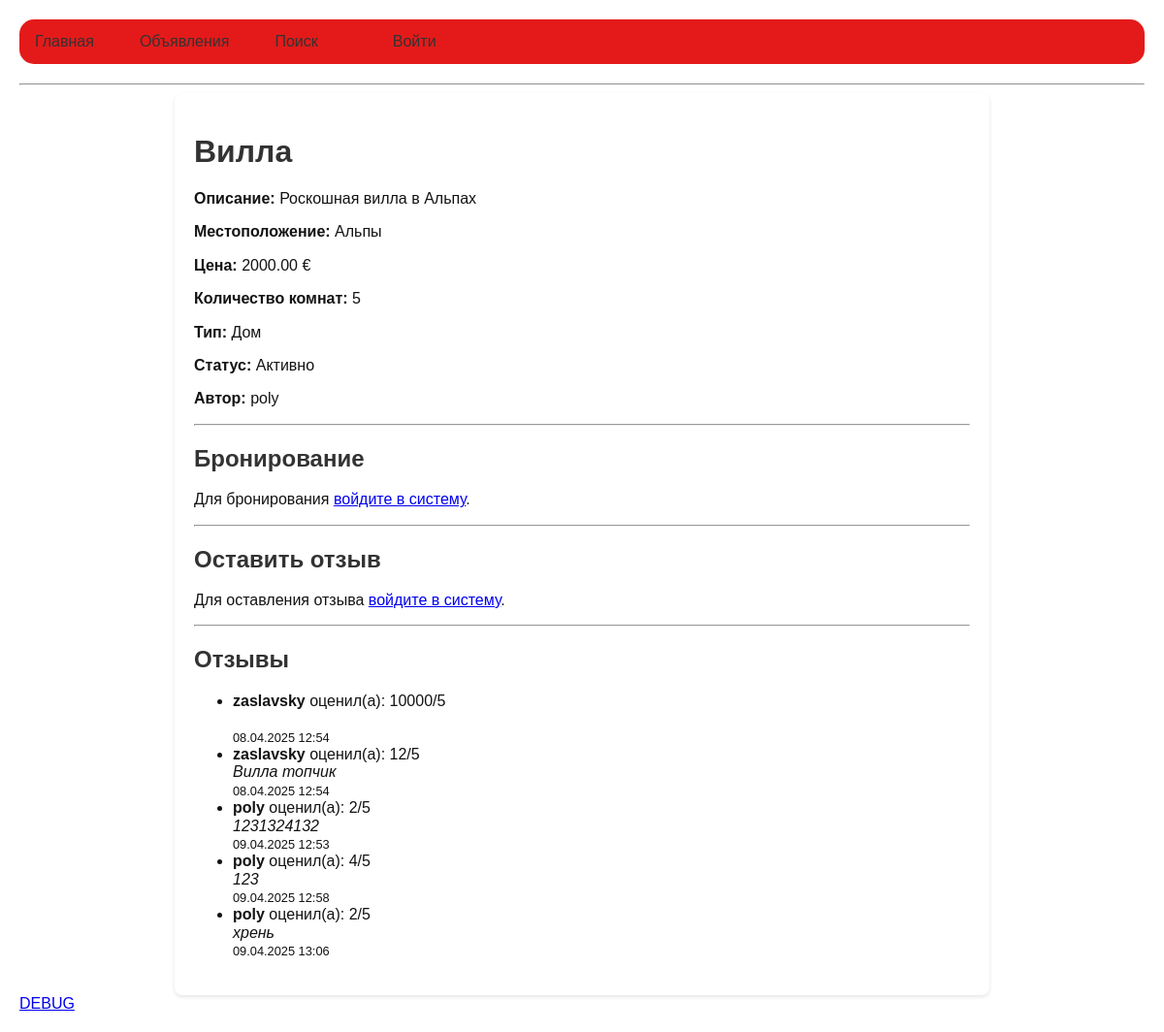
The page /listings/1/ on the database as committed earlier.
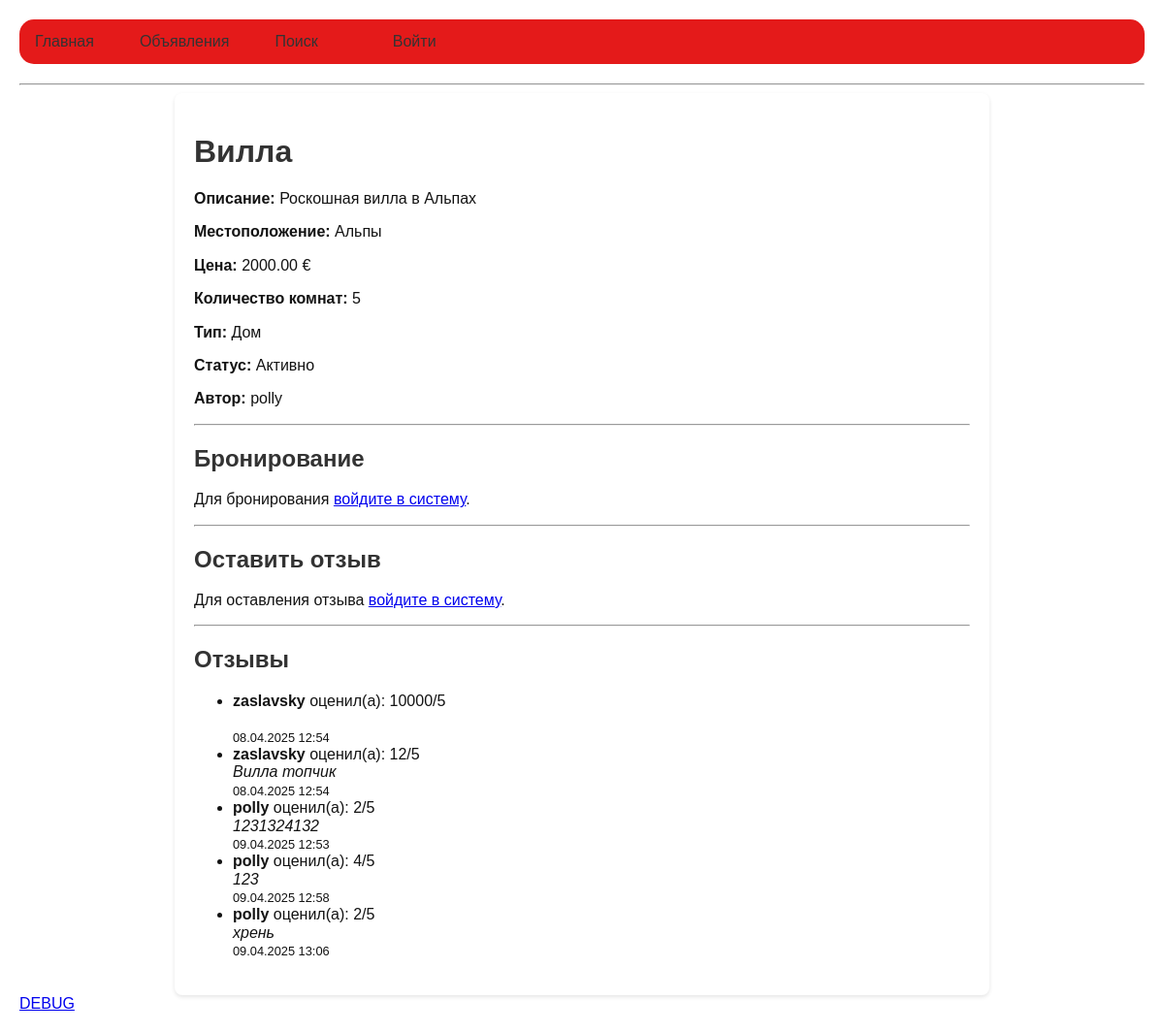
The same page on the database as committed later.
### listings/models.py (models this page shows, shortened)
class Listing(models.Model):
    PROPERTY_TYPES = [
        ('apartment', 'Квартира'),
        ('house', 'Дом'),
        ('studio', 'Студия'),
    ]
    STATUS_CHOICES = [
        ('active', 'Активно'),
        ('inactive', 'Неактивно'),
    ]
    title = models.CharField(max_length=255)
    description = models.TextField()
    location = models.CharField(max_length=255)
    price = models.DecimalField(max_digits=10, decimal_places=2)
    rooms = models.PositiveIntegerField()
    property_type = models.CharField(max_length=50, choices=PROPERTY_TYPES)
    status = models.CharField(max_length=20, choices=STATUS_CHOICES, default='active')
    owner = models.ForeignKey(settings.AUTH_USER_MODEL, related_name='listings', on_delete=models.CASCADE)
    created_at = models.DateTimeField(auto_now_add=True)
    updated_at = models.DateTimeField(auto_now=True)

### accounts/models.py (models this page shows, shortened)
class CustomUser(AbstractUser):
    ROLE_CHOICES = (
        ('tenant', 'Арендатор'),
        ('landlord', 'Арендодатель'),
    )
    role = models.CharField(max_length=20, choices=ROLE_CHOICES, default='tenant')

### reviews/models.py (models this page shows, shortened)
class Review(models.Model):
    listing = models.ForeignKey(Listing, related_name='reviews', on_delete=models.CASCADE)
    user = models.ForeignKey(settings.AUTH_USER_MODEL, related_name='reviews', on_delete=models.CASCADE)
    rating = models.PositiveSmallIntegerField(
        validators=[MinValueValidator(0), MaxValueValidator(5)]
    )
    comment = models.TextField(blank=True, null=True)
    created_at = models.DateTimeField(auto_now_add=True)

### listings/views.py (the view, shortened to what this page needs)
# urls.py: path('<int:pk>/', listing_detail, name='listing-detail'),  # Use the function-based view
def listing_detail(request, pk):
    listing = get_object_or_404(Listing, pk=pk)
    reviews = listing.reviews.all()
    review_form = ReviewForm()
    booking_form = BookingForm()
    booking_success = False
    is_tenant = request.user.role == 'tenant' if request.user.is_authenticated else False
    is_landlord = request.user.role == 'landlord' if request.user.is_authenticated else False
    if request.method == 'POST' and 'reject_booking' in request.POST and is_landlord:
        booking_id = request.POST.get('reject_booking')
        booking = get_object_or_404(Booking, id=booking_id, listing=listing, listing__owner=request.user)
        booking.status = 'cancelled'
        booking.save()
    if request.method == 'POST' and 'confirm_booking' in request.POST and is_landlord:
        booking_id = request.POST.get('confirm_booking')
        booking = get_object_or_404(Booking, id=booking_id, listing=listing, listing__owner=request.user)
        booking.status = 'confirmed'
        booking.save()
    landlord_bookings = None
    if is_landlord:
        landlord_bookings = Booking.objects.filter(listing=listing, listing__owner=request.user)
    return render(request, 'listings/listing_detail.html', {
        'listing': listing,
        'reviews': reviews,
        'review_form': review_form,
        'booking_form': booking_form,
        'booking_success': booking_success,
        'is_tenant': is_tenant,
        'is_landlord': is_landlord,
        'landlord_bookings': landlord_bookings,
    })

### templates/listings/listing_detail.html (shortened to what this page needs)
{% extends "base.html" %}
{% block content %}
<h1>{{ listing.title }}</h1>
<p><strong>Описание:</strong> {{ listing.description }}</p>
<p><strong>Местоположение:</strong> {{ listing.location }}</p>
<p><strong>Цена:</strong> {{ listing.price }} €</p>
<p><strong>Количество комнат:</strong> {{ listing.rooms }}</p>
<p><strong>Тип:</strong> {{ listing.get_property_type_display }}</p>
<p><strong>Статус:</strong> {{ listing.get_status_display }}</p>
<p><strong>Автор:</strong> {{ listing.owner.username }}</p>
<hr>
<h2>Бронирование</h2>
{% if is_landlord %}
    <h3>Бронирования на вашу недвижимость:</h3>
    {% if landlord_bookings %}
        <ul>
            {% for booking in landlord_bookings %}
                <li>
                    <strong>Арендатор:</strong> {{ booking.user.username }}<br>
                    <strong>Даты:</strong> {{ booking.start_date }} - {{ booking.end_date }}<br>
                    <strong>Статус:</strong> {{ booking.status }}<br>
                    <strong>Комментарий:</strong> {{ booking.comments }}<br>
                    <strong>Создано:</strong> {{ booking.created_at|date:"d.m.Y H:i" }}<br>
                    {% if booking.status == 'pending' %}
                        <form method="post" action="">
                            {% csrf_token %}
                            <button type="submit" name="confirm_booking" value="{{ booking.id }}">Подтвердить</button>
                        </form>
                        <form method="post" action="">
                            {% csrf_token %}
                            <button type="submit" name="reject_booking" value="{{ booking.id }}">Отклонить</button>
                        </form>
                    {% endif %}
                </li>
            {% endfor %}
        </ul>
    {% else %}
        <p>Нет активных бронирований.</p>
    {% endif %}
{% else %}
    <p>Для бронирования <a href="{% url 'login' %}">войдите в систему</a>.</p>
{% endif %}
<hr>
<h2>Оставить отзыв</h2>
{% if user.is_authenticated and not is_landlord %}
    <form method="post" action="{% url 'review-create-fbv' listing.pk %}">
        {% csrf_token %}
        {{ review_form.rating.label_tag }}
        <input type="number" name="rating" id="id_rating" min="0" max="5" required>
        {{ review_form.comment.label_tag }}
        {{ review_form.comment }}
        <button type="submit" name="review_submit">Отправить отзыв</button>
    </form>
{% elif user.is_authenticated %}
    <p>Пользователи с ролью арендодателя не могут оставлять отзывы.</p>
{% else %}
    <p>Для оставления отзыва <a href="{% url 'login' %}">войдите в систему</a>.</p>
{% endif %}
<hr>
<h2>Отзывы</h2>
{% if reviews %}
    <ul>
        {% for review in reviews %}
            <li>
                <strong>{{ review.user.username }}</strong> оценил(а): {{ review.rating }}/5<br>
                <em>{{ review.comment }}</em><br>
                <small>{{ review.created_at|date:"d.m.Y H:i" }}</small>
            </li>
        {% endfor %}
    </ul>
{% else %}
    <p>Отзывов пока нет.</p>
{% endif %}
{% endblock content %}

Rows that differ between the two databases and show on the page:
changed through a linked row, Listing "Вилла": owner.username "poly" → "polly"
changed through a linked row, Review (number 3 of 5 on the later page): user.username "poly" → "polly"
changed through a linked row, Review (number 4 of 5 on the later page): user.username "poly" → "polly"
changed through a linked row, Review "хрень": user.username "poly" → "polly"
